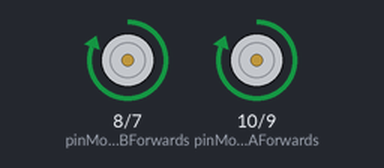
Bench run of a program on a simulated Raspberry Pi (BCM pin numbers). Shown: motor-driver pin pairs drawn as motors (green arrow = first pin HIGH = forward, orange = second pin HIGH = backward, longer = more drive).

Above: at 0.5 s.
Timing chart, 0 to 4.6 s (numbered marks = the images above):
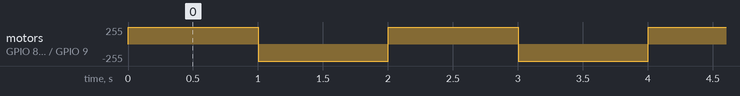

The program:

wasd.py
```python
# CamJam EduKit 3 - Robotics
# SERVER

import RPi.GPIO as GPIO # Import the GPIO Library
import time # Import the Time library

# Set the GPIO modes
GPIO.setmode(GPIO.BCM)
GPIO.setwarnings(False)
# Set variables for the GPIO motor pins
pinMotorAForwards = 10
pinMotorABackwards = 9
pinMotorBForwards = 8
pinMotorBBackwards = 7
# Set the GPIO Pin mode
GPIO.setup(pinMotorAForwards, GPIO.OUT)
GPIO.setup(pinMotorABackwards, GPIO.OUT)
GPIO.setup(pinMotorBForwards, GPIO.OUT)
GPIO.setup(pinMotorBBackwards, GPIO.OUT)
# Turn all motors off
def StopMotors():
	GPIO.output(pinMotorAForwards, 0)
	GPIO.output(pinMotorABackwards, 0)
	GPIO.output(pinMotorBForwards, 0)
	GPIO.output(pinMotorBBackwards, 0)
# Turn both motors forwards
def Forwards():
	GPIO.output(pinMotorAForwards, 1)
	GPIO.output(pinMotorABackwards, 0)
	GPIO.output(pinMotorBForwards, 1)
	GPIO.output(pinMotorBBackwards, 0)
# Turn both motors backwards
def Backwards():
	GPIO.output(pinMotorAForwards, 0)
	GPIO.output(pinMotorABackwards, 1)
	GPIO.output(pinMotorBForwards, 0)
	GPIO.output(pinMotorBBackwards, 1)

# Turn left
def Left():
	GPIO.output(pinMotorAForwards, 0)
	GPIO.output(pinMotorABackwards, 1)
	GPIO.output(pinMotorBForwards, 1)
	GPIO.output(pinMotorBBackwards, 0)
# Turn Right
def Right():
	GPIO.output(pinMotorAForwards, 1)
	GPIO.output(pinMotorABackwards, 0)
	GPIO.output(pinMotorBForwards, 0)
	GPIO.output(pinMotorBBackwards, 1)

piCarInput = 4
try:
	while True:
		Forwards()
		time.sleep(1)
		Backwards()
		time.sleep(1)

except KeyboardInterrupt:
	GPIO.cleanup()
```

Measured:
- by itself, motor on GPIO 8 (pinMotorBForwards) / GPIO 7 (pinMotorBBackwards), motor on GPIO 10 (pinMotorAForwards) / GPIO 9 (pinMotorABackwards): alternates forward 255/255 for 1.0 s and backward 255/255 for 1.0 s
